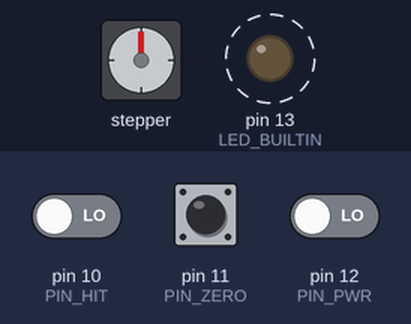
Bench run of a sketch on a simulated Arduino Uno, built with avr-gcc and run on an emulated ATmega328P. Parts: stepper motor, output pins drawn as LEDs (lit = HIGH). Wiring (inferred from the names in the program): stepper motor driver (200 steps per turn assumed): step A0; direction A1; enable A2. Dashed ring = blinking. The inputs (shaded band) are chosen by the test bench; at power-on: pin 10 (PIN_HIT) LOW, pin 11 (PIN_ZERO) HIGH, pin 12 (PIN_PWR) LOW. Pins used as bus, display or sensor lines are not drawn; what the sketch prints to the serial monitor is not drawn.

Above: at 0.2 s.
Timing chart, 0 to 3.0 s (numbered marks = the images above):
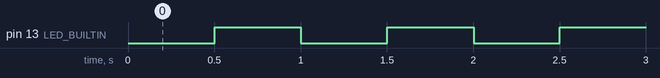

The sketch:

mc-hammer.ino
```cpp
/*
  mc-hammer — pin map matches PLAN.md (draft). OLED: SSD1309 on hardware (I2C same wiring as typical SSD1306).
*/

#include <Wire.h>

// Position encoder (arm) — pins 2, 3
static const uint8_t PIN_ENC_POS_CLK = 2;
static const uint8_t PIN_ENC_POS_DT = 3;

// Force / interval knobs (KY-040)
static const uint8_t PIN_KNOB1_CLK = 4;
static const uint8_t PIN_KNOB1_DT = 5;
static const uint8_t PIN_KNOB1_SW = 6;
static const uint8_t PIN_KNOB2_CLK = 7;
static const uint8_t PIN_KNOB2_DT = 8;
static const uint8_t PIN_KNOB2_SW = 9;

static const uint8_t PIN_HIT = 10;
static const uint8_t PIN_ZERO = 11;
static const uint8_t PIN_PWR = 12;

// Stepper driver (STEP / DIR / EN on analog pins per PLAN)
static const uint8_t PIN_STEP = A0;
static const uint8_t PIN_DIR = A1;
static const uint8_t PIN_EN = A2;

void setup() {
  Serial.begin(115200);
  pinMode(LED_BUILTIN, OUTPUT);

  pinMode(PIN_ENC_POS_CLK, INPUT);
  pinMode(PIN_ENC_POS_DT, INPUT);

  pinMode(PIN_KNOB1_CLK, INPUT);
  pinMode(PIN_KNOB1_DT, INPUT);
  pinMode(PIN_KNOB1_SW, INPUT_PULLUP);
  pinMode(PIN_KNOB2_CLK, INPUT);
  pinMode(PIN_KNOB2_DT, INPUT);
  pinMode(PIN_KNOB2_SW, INPUT_PULLUP);

  pinMode(PIN_HIT, INPUT);
  pinMode(PIN_ZERO, INPUT_PULLUP);
  pinMode(PIN_PWR, INPUT);

  pinMode(PIN_STEP, OUTPUT);
  pinMode(PIN_DIR, OUTPUT);
  pinMode(PIN_EN, OUTPUT);
  digitalWrite(PIN_EN, HIGH);  // A4988: ENABLE active-low; start disabled

  Wire.begin();
}

void loop() {
  static uint32_t t = 0;
  if (millis() - t > 1000) {
    t = millis();
    Serial.print("HIT=");
    Serial.print(digitalRead(PIN_HIT));
    Serial.print(" ZERO=");
    Serial.print(digitalRead(PIN_ZERO));
    Serial.print(" PWR=");
    Serial.println(digitalRead(PIN_PWR));
  }

  digitalWrite(LED_BUILTIN, (millis() / 500) % 2);
}
```

Measured:
- by itself, pin 13 (LED_BUILTIN): alternates HIGH for 0.50 s and LOW for 0.50 s
